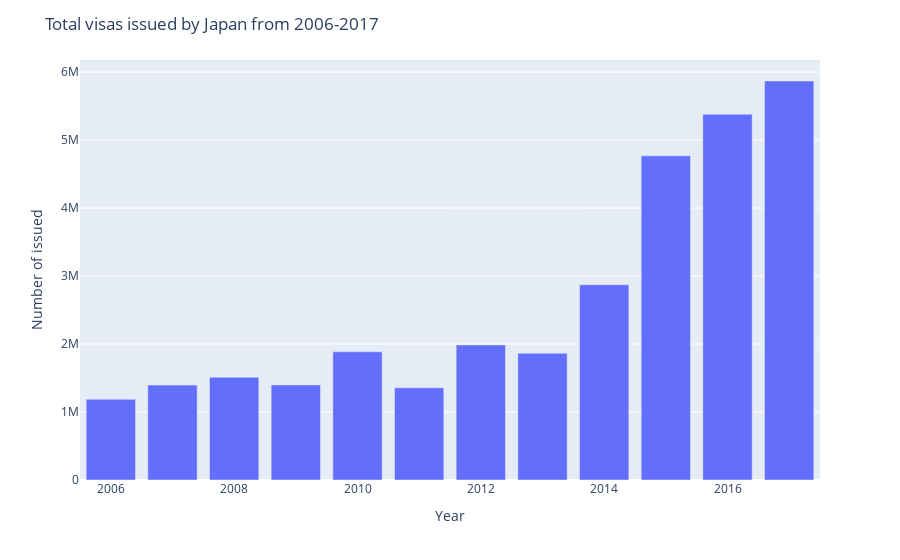

The cell this chart's notebook holds for it:
### Code cell
# Plot total visas issued by Japan from 2006-2017
# Pull country totals
total = visas[visas["Country"] == "total"]
total.head(10)

# Delete non-total rows
visas = visas[visas["Country"] != "total"].reset_index(drop=True)
visas.head(10)

fig = px.bar(total, x="Year", y="Number of issued")
fig.update_layout(title="Total visas issued by Japan from 2006-2017")
fig.show()

### Figure 1 — Plotly figure (JSON) as saved in the notebook; plotly's stock layout.template omitted (floating-point values rounded to 4 significant figures)
{"data": [{"alignmentgroup": "True", "hovertemplate": "Year=%{x}<br>Number of issued=%{y}<extra></extra>", "legendgroup": "", "marker": {"color": "#636efa", "pattern": {"shape": ""}}, "name": "", "offsetgroup": "", "orientation": "v", "showlegend": false, "textposition": "auto", "type": "bar", "x": [2017, 2016, 2015, 2014, 2013, 2012, 2011, 2010, 2009, 2008, 2007, 2006], "xaxis": "x", "y": [5869012, 5381433, 4768286, 2871639, 1864425, 1986539, 1356246, 1885584, 1398756, 1512018, 1396008, 1187218], "yaxis": "y"}], "layout": {"barmode": "relative", "legend": {"tracegroupgap": 0}, "margin": {"t": 60}, "title": {"text": "Total visas issued by Japan from 2006-2017"}, "xaxis": {"anchor": "y", "domain": [0, 1], "title": {"text": "Year"}}, "yaxis": {"anchor": "x", "domain": [0, 1], "title": {"text": "Number of issued"}}}}
